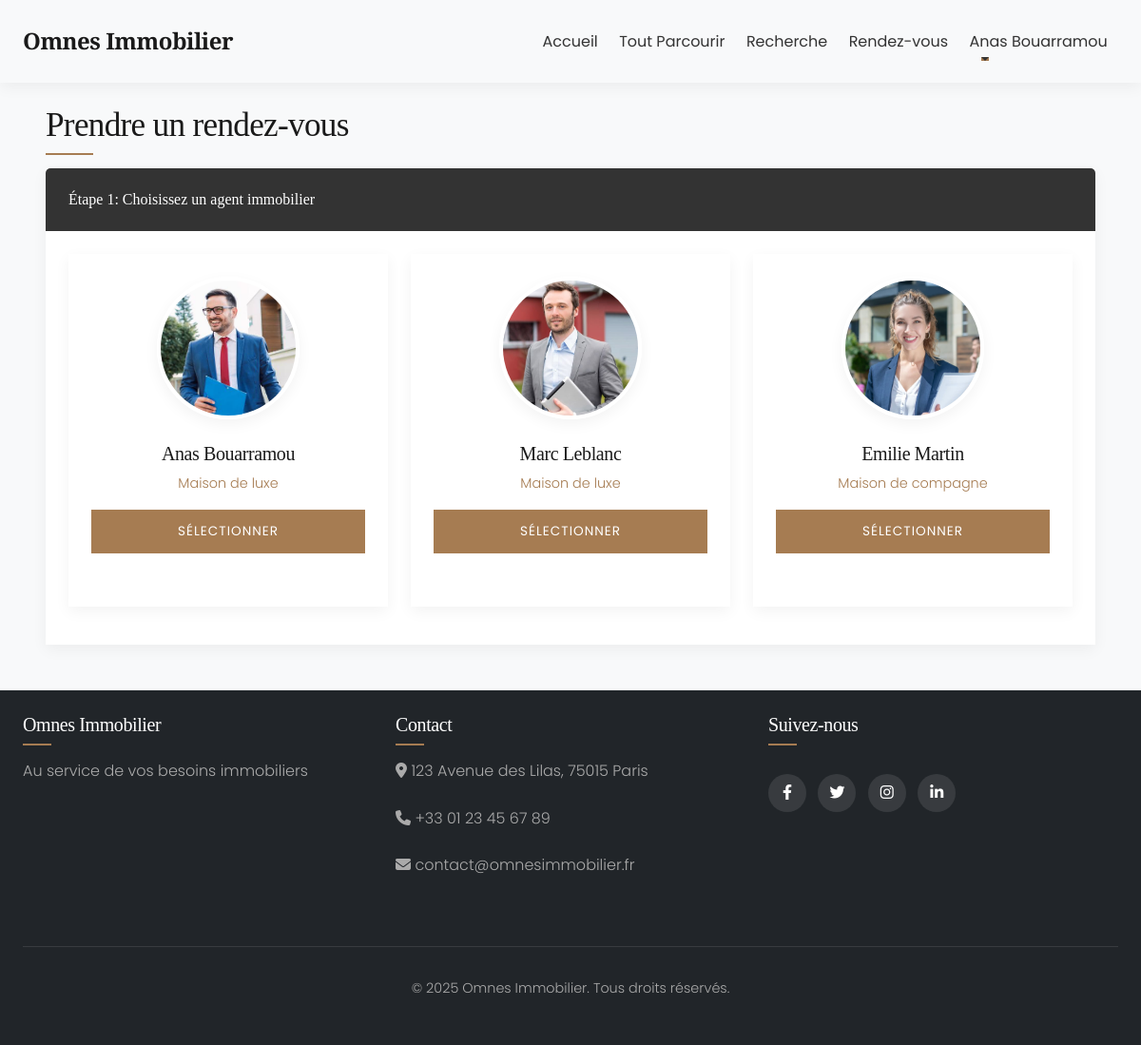
The app's page /appointment.php?property=3 (signed in) with its own data.
### tables this page shows
CREATE TABLE `Agent_Immobilier` (
  `id_agent` int NOT NULL,
  `id_utilisateur` int NOT NULL,
  `specialite` varchar(100) DEFAULT NULL,
  `biographie` text,
  `cv_path` varchar(255) DEFAULT NULL,
  `photo_path` varchar(255) DEFAULT NULL
);

CREATE TABLE `Utilisateur` (
  `id_utilisateur` int NOT NULL,
  `email` varchar(100) NOT NULL,
  `mot_de_passe` varchar(255) NOT NULL,
  `nom` varchar(50) NOT NULL,
  `prenom` varchar(50) NOT NULL,
  `telephone` varchar(20) DEFAULT NULL,
  `date_inscription` datetime DEFAULT CURRENT_TIMESTAMP,
  `type_utilisateur` enum('client','agent','admin') NOT NULL,
  `statut` enum('actif','inactif') DEFAULT 'actif'
);

### config/init.php (called while the page is built, shortened)
<?php
require_once BASE_PATH . 'config/database.php';
spl_autoload_register(function($class_name) {
    $class_file = BASE_PATH . 'classes/' . $class_name . '.php';
});

### classes/database.php (called while the page is built, shortened)
<?php
class Database {
    private $dbh;
    private $stmt;
    public function __construct() {
        $this->host = DB_HOST;
        $this->port = DB_PORT;
        $this->user = DB_USER;
        $this->pass = DB_PASS;
        $this->dbname = DB_NAME;
        $dsn = 'mysql:host=' . $this->host . ';port=' . $this->port . ';dbname=' . $this->dbname . ';charset=utf8mb4';
        $options = array(
            PDO::ATTR_PERSISTENT => true,
            PDO::ATTR_ERRMODE => PDO::ERRMODE_EXCEPTION,
            PDO::ATTR_DEFAULT_FETCH_MODE => PDO::FETCH_OBJ
        );
        try {
            $this->dbh = new PDO($dsn, $this->user, $this->pass, $options);
        } catch(PDOException $e) {
            $this->error = $e->getMessage();
            error_log("Erreur de connexion à la base de données : " . $this->error);
            throw new Exception("Erreur de connexion à la base de données");
        }
    }
    public function query($query) {
        $this->stmt = $this->dbh->prepare($query);
    }
    public function bind($param, $value, $type = null) {
        if (is_null($type)) {
            switch (true) {
                case is_int($value):
                    $type = PDO::PARAM_INT;
                    break;
            }
        }
        $this->stmt->bindValue($param, $value, $type);
    }
    public function execute() {
        try {
            return $this->stmt->execute();
        } catch(PDOException $e) {
            $this->error = $e->getMessage();
            error_log("Erreur d'exécution de requête : " . $this->error);
            return false;
        }
    }
    public function resultSet() {
        $this->execute();
        return $this->stmt->fetchAll();
    }
}
?>

### classes/Agent.php (called while the page is built, shortened)
<?php
class Agent {
    private $db;
    public function __construct() {
        $this->db = new Database();
    }
    public function getAllAgents() {
        try {
            $this->db->query('SELECT a.*, u.nom, u.prenom, u.email, u.telephone
                            FROM Agent_Immobilier a
                            INNER JOIN Utilisateur u ON a.id_utilisateur = u.id_utilisateur
                            ORDER BY u.nom, u.prenom');
            return $this->db->resultSet();
        } catch (Exception $e) {
            error_log("Exception lors de la récupération de tous les agents: " . $e->getMessage());
            return [];
        }
    }
}
?>

### appointment.php (the view, shortened to what this page needs)
<?php
require_once BASE_PATH . 'config/init.php';
require_once BASE_PATH . 'classes/Agent.php';
$agent = new Agent();
$id_agent = isset($_GET['agent']) ? intval($_GET['agent']) : null;
$id_propriete = isset($_GET['property']) ? intval($_GET['property']) : null;
$agent_info = $id_agent ? $agent->getAgentById($id_agent) : null;
$all_agents = $id_agent ? null : $agent->getAllAgents();
include BASE_PATH . 'includes/header.php';
?>
<div class="container mt-4">
    <h1 class="section-title mb-4" data-aos="fade-up">Prendre un rendez-vous</h1>
    <form method="post" action="/omnes-immobilier/appointment.php">
        <?php if (!$agent_info) : ?>
            <div class="card mb-4" data-aos="fade-up">
                <div class="card-header bg-primary text-white">
                    Étape 1: Choisissez un agent immobilier
                </div>
                <div class="card-body">
                    <div class="row">
                        <?php if (!empty($all_agents)) : ?>
                            <?php foreach ($all_agents as $index => $a) : ?>
                                <div class="col-md-4 mb-3" data-aos="fade-up" data-aos-delay="<?php echo $index % 3 * 100; ?>">
                                    <div class="card h-100 agent-card">
                                        <div class="card-body text-center">
                                            <?php if (isset($a->photo_path) && $a->photo_path) : ?>
                                                <img src="<?php echo $a->photo_path; ?>" class="agent-img" alt="<?php echo $a->prenom . ' ' . $a->nom; ?>" onerror="this.src='/omnes-immobilier/assets/img/agents/default.jpg'">
                                            <?php else : ?>
                                                <img src="/omnes-immobilier/assets/img/agents/default.jpg" class="agent-img" alt="<?php echo $a->prenom . ' ' . $a->nom; ?>" onerror="this.src='https://via.placeholder.com/150?text=Agent'">
                                            <?php endif; ?>
                                            <h5 class="agent-name"><?php echo $a->prenom . ' ' . $a->nom; ?></h5>
                                            <p class="agent-title"><?php echo $a->specialite; ?></p>
                                            <a href="/omnes-immobilier/appointment.php?agent=<?php echo $a->id_agent; ?><?php echo $id_propriete ? '&property=' . $id_propriete : ''; ?>" class="btn btn-primary w-100">Sélectionner</a>
                                        </div>
                                    </div>
                                </div>
                            <?php endforeach; ?>
                        <?php endif; ?>
                    </div>
                </div>
            </div>
            <?php endif; ?>
        </form>
    </div>
    <?php include BASE_PATH . 'includes/footer.php'; ?>

### assets/css/style.css (style rules this page uses)
:root { --dark-primary: #1a1a1a; --primary: #333333; --secondary: #a67c52; --light-secondary: #d4b88f; --light: #f8f9fa; --white: #ffffff; --grey: #e0e0e0; --dark-grey: #888888; --success: #4a7c59; --danger: #a63f52; --warning: #d4a150; --info: #5899a6; --transition: all 0.3s ease; --box-shadow: 0 5px 15px rgba(0, 0, 0, 0.05); --box-shadow-hover: 0 8px 25px rgba(0, 0, 0, 0.1); --font-heading: 'Playfair Display', serif; --font-body: 'Poppins', sans-serif; }
body { font-family: var(--font-body); color: var(--primary); line-height: 1.6; background-color: var(--light); font-weight: 300; }
h1, h2, h3, h4, h5, h6 { font-family: var(--font-heading); font-weight: 500; color: var(--dark-primary); letter-spacing: -0.02em; }
p { margin-bottom: 1.5rem; }
a { color: var(--secondary); text-decoration: none; transition: var(--transition); }
.container { max-width: 1280px; padding: 0 1.5rem; }
.bg-primary { background-color: var(--primary) !important; }
.text-white { color: white; }
.section-title { position: relative; display: inline-block; margin-bottom: 2.5rem; font-size: 2.2rem; }
.section-title::after { content: ''; position: absolute; left: 0; bottom: -10px; width: 50px; height: 2px; background-color: var(--secondary); }
.btn { font-family: var(--font-body); font-weight: 400; padding: 0.75rem 1.5rem; border-radius: 0; transition: var(--transition); text-transform: uppercase; letter-spacing: 1px; font-size: 0.85rem; border: none; }
.btn-primary { background-color: var(--secondary); color: var(--white); border: 1px solid var(--secondary); }
.card { border: none; box-shadow: var(--box-shadow); transition: var(--transition); border-radius: 0; overflow: hidden; margin-bottom: 2rem; }
.card-header { background-color: var(--white); border-bottom: 1px solid var(--grey); padding: 1.25rem 1.5rem; font-family: var(--font-heading); font-weight: 500; }
.card-header.bg-primary, .card-header.bg-secondary { color: var(--white); border-bottom: none; }
.card-body { padding: 1.5rem; }
.agent-card { text-align: center; }
.agent-card .agent-img { width: 150px; height: 150px; border-radius: 50%; object-fit: cover; margin: 0 auto 1.5rem; border: 4px solid var(--white); box-shadow: var(--box-shadow); }
.agent-card .agent-name { font-family: var(--font-heading); margin-bottom: 0.5rem; }
.agent-card .agent-title { color: var(--secondary); margin-bottom: 1rem; font-size: 0.9rem; }

### records on screen
agent_immobilier: photo_path (picture), id_utilisateur.prenom "Anas", id_utilisateur.nom "Bouarramou", specialite "Maison de luxe"
agent_immobilier: photo_path (picture), id_utilisateur.prenom "Marc", id_utilisateur.nom "Leblanc", specialite "Maison de luxe"
agent_immobilier: photo_path (picture), id_utilisateur.prenom "Emilie", id_utilisateur.nom "Martin", specialite "Maison de compagne"

### other values on screen
$_SESSION['user_name'] "Anas Bouarramou"
